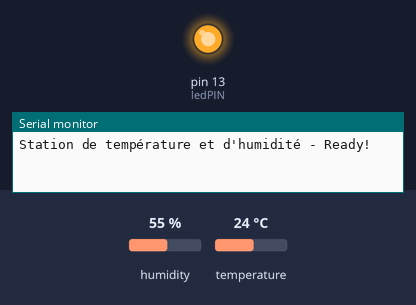
Bench run of a sketch on a simulated Arduino Uno, built with avr-gcc and run on an emulated ATmega328P. Shown: output pins drawn as LEDs (lit = HIGH), the last lines printed to the serial monitor. The test bench sets the inputs (shaded band); at power-on: humidity 55 %, temperature 24 °C.

Above: at 0.12 s.
At 5.3 s:
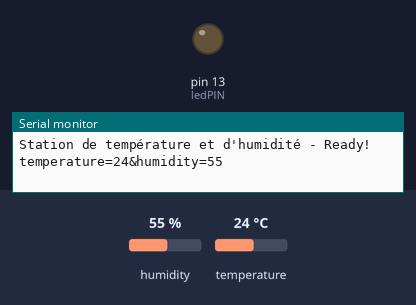
Timing chart, 0 to 13.7 s (numbered marks = the images above):
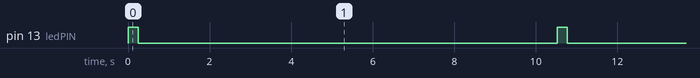

Measured:
- by itself, pin 13 (ledPIN): alternates HIGH for 0.25 s and LOW for 10.3 s

The sketch:

station_de_temperature_et_humidite.ino
```cpp
/**
 * Station de température et d'humidité à l'aide d'un capteur DHT11.
 * Celui-ci permet de récupérer la température et le taux d'humidité.
 * On affiche les résultat, le tout pouvant être relier à XBee.
 */

//Import de la bibliothèque de système pour XBee
#include <SoftwareSerial.h>

//Import de la bibliothèque du capteur DHT11
#include "DHT.h"

//LED PIN 13
const int ledPIN = 13;

//Préparation du XBee
SoftwareSerial xbee(2, 3);

// Capteur de temperature et d'humidite DHT11
DHT dht(3, DHT11);

//- - - - [Initialisation de la carte] - - - -
void setup() {
  //Init Serial USB
  xbee.begin(9600); //--> XBee
  Serial.begin(9600); //--> Arduino

  //Initialisation de la broche 13 du Ardnuino
  pinMode(ledPIN, OUTPUT); //sur sortie

  //Capteur DHT11
  dht.begin();

  Serial.println(F("Station de température et d'humidité - Ready!"));
}

//- - - - [Fonction principale] - - - -
void loop() {
  //Check avec LED PIN 13
  checkRunProgArduino();

  //Recupere la temperature et l'humidite du capteur et l'affiche sur le moniteur serie
  Serial.println(String("temperature=")+int(dht.readTemperature())+String("&humidity=")+int(dht.readHumidity()));
  delay(10000);
}

//- - - - [Vérification du run avec la LED PIN 13] - - - -
void checkRunProgArduino(){
  digitalWrite(ledPIN, HIGH); //Changement de l'état de la LED PIN 13
  delay(250);
  digitalWrite(ledPIN, LOW); //Changement de l'état de la LED PIN 13
  delay(250);
}
```
